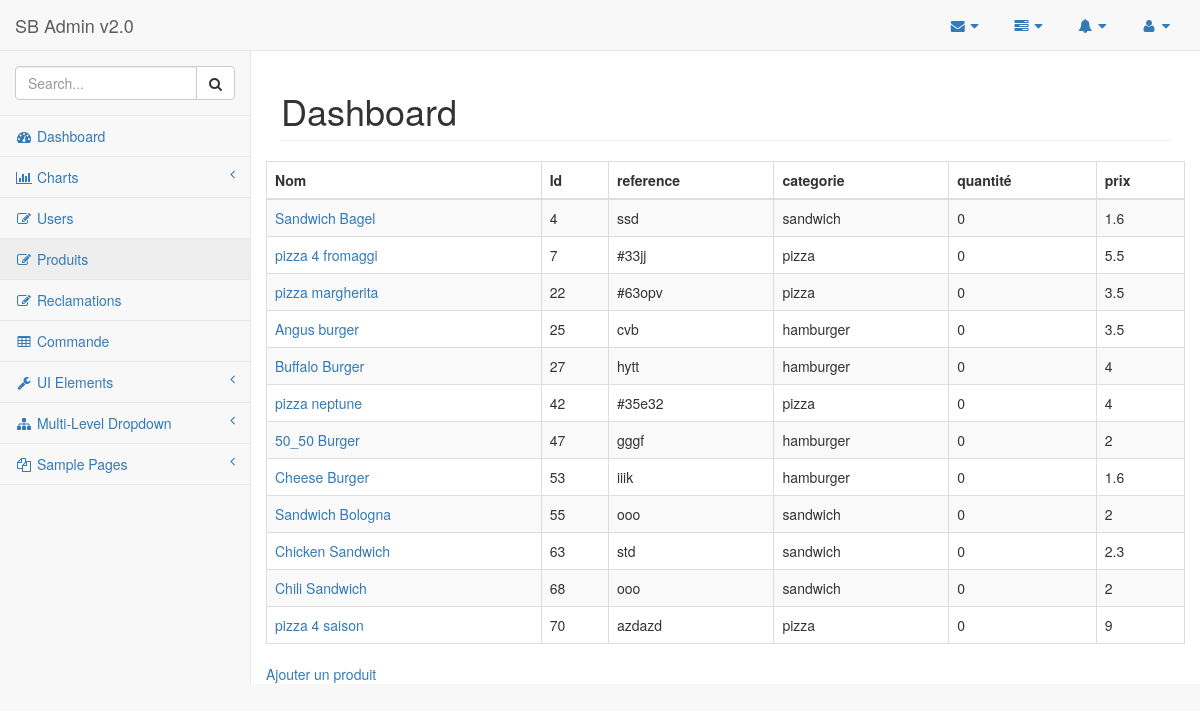
The app's page /administrateur/index.php?controller=produits&action=index with its own data.
### tables this page shows
CREATE TABLE `produit` (
  `id_produit` int(11) NOT NULL AUTO_INCREMENT,
  `nom` varchar(50) NOT NULL,
  `reference` varchar(255) NOT NULL,
  `categorie` varchar(50) NOT NULL,
  `quantite` int(11) NOT NULL,
  `prix` float NOT NULL,
  `image` varchar(255) NOT NULL,
  `description` varchar(255) NOT NULL,
  PRIMARY KEY (`id_produit`)
);

### administrateur/controllers/produits_controller.php (called while the page is built, shortened)
<?php
  class produitsController {
    public function index() {
      $produits = produit::all();
      require_once('views/produits/index.php');
    }
  }
?>

### administrateur/index.php (called while the page is built, shortened)
<?php
  require_once('views/layout.php');
?>

### administrateur/models/produit.php (called while the page is built, shortened)
<?php
  class produit {
    public function __construct($id,$nom,$reference, $categorie, $quantite, $prix,$image,$description) {
      $this->id_produit=$id;
      $this->nom  = $nom;
      $this->categorie = $categorie;
	  $this->quantite  = $quantite;
      $this->prix = $prix;
	  $this->reference = $reference;
    }
    public static function all() {
      $list = [];
      $db = Db::getInstance();
      $req = $db->query('SELECT * FROM produit');
      foreach($req->fetchAll() as $produit) {
        $list[] = new produit($produit['id_produit'], $produit['nom'], $produit['reference'], $produit['categorie'], $produit['quantite'], $produit['prix'], $produit['image'],$produit['description']);
      }
      return $list;
    }
  }
?>

### administrateur/views/produits/index.php (the view)
<?php
require_once('models/produit.php'); ?>
<table width="100%" class="table table-striped table-bordered table-hover" id="dataTables-example">
                                <thead>
                                    <tr>
									<th>Nom</th>
                                        <th>Id</th>
                                        <th>reference</th>
										<th>categorie</th>
                                        <th>quantité</th>
                                        <th>prix</th>
                                    </tr>
                                </thead>
                                <tbody>
								<?php foreach($produits as $produit) {
                                    if($produit->quantite!=0 && $produit->quantite<100)
                                        {?>
								<tr class="danger" >
                                <?php }else { ?>
                                    <tr  >
                                    <?php } ?>
									<td><a href='?controller=produits&action=show&id=<?php echo $produit->id_produit;?>'><?php echo $produit->nom; ?></a></td>
                                        <td><?php echo $produit->id_produit; ?></td>
                                        <td><?php echo $produit->reference; ?></td>
										<td><?php echo $produit->categorie; ?></td>
                                        <td class="center"><?php echo $produit->quantite; ?></td>
                                        <td class="center"><?php echo $produit->prix; ?></td>
                                    </tr>
                                   <?php } ?>
                                </tbody>
                            </table>
                            <a href="?controller=produits&action=formulaire">Ajouter un produit</a>

### records on screen
produit: nom "Sandwich Bagel", id_produit "4", reference "ssd", categorie "sandwich", quantite "0", prix "1.6"
produit: nom "pizza 4 fromaggi", id_produit "7", reference "#33jj", categorie "pizza", quantite "0", prix "5.5"
produit: nom "pizza margherita", id_produit "22", reference "#63opv", categorie "pizza", quantite "0", prix "3.5"
produit: nom "Angus burger", id_produit "25", reference "cvb", categorie "hamburger", quantite "0", prix "3.5"
produit: nom "Buffalo Burger", id_produit "27", reference "hytt", categorie "hamburger", quantite "0", prix "4"
produit: nom "pizza neptune", id_produit "42", reference "#35e32", categorie "pizza", quantite "0", prix "4"
produit: nom "50_50 Burger", id_produit "47", reference "gggf", categorie "hamburger", quantite "0", prix "2"
produit: nom "Cheese Burger", id_produit "53", reference "iiik", categorie "hamburger", quantite "0", prix "1.6"
produit: nom "Sandwich Bologna", id_produit "55", reference "ooo", categorie "sandwich", quantite "0", prix "2"
produit: nom "Chicken Sandwich", id_produit "63", reference "std", categorie "sandwich", quantite "0", prix "2.3"
produit: nom "Chili Sandwich", id_produit "68", reference "ooo", categorie "sandwich", quantite "0", prix "2"
produit: nom "pizza 4 saison", id_produit "70", reference "azdazd", categorie "pizza", quantite "0", prix "9"
